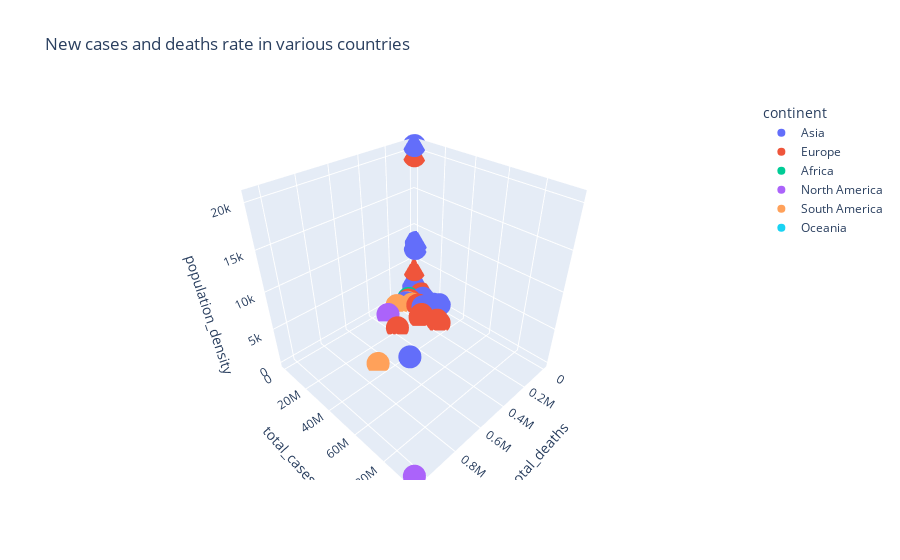

Notebook cell for this chart:
### Code cell
fig=px.scatter_3d(df_new, z= 'population_density',y= 'total_cases',x='total_deaths',color='continent',hover_name='country',title='New cases and deaths rate in various countries')
fig.show()

### Figure 1 — Plotly figure (JSON) as saved in the notebook; plotly's stock layout.template omitted (floating-point values rounded to 4 significant figures)
{"data": [{"hovertemplate": "<b>%{hovertext}</b><br><br>continent=Asia<br>total_deaths=%{x}<br>total_cases=%{y}<br>population_density=%{z}<extra></extra>", "hovertext": ["Afghanistan", "Armenia", "Azerbaijan", "Bahrain", "Bangladesh", "Bhutan", "Brunei", "Cambodia", "China", "Georgia", "Hong Kong", "India", "Indonesia", "Iran", "Iraq", "Israel", "Japan", "Jordan", "Kazakhstan", "Kuwait", "Kyrgyzstan", "Laos", "Lebanon", "Macao", "Malaysia", "Maldives", "Mongolia", "Myanmar", "Nepal", "North Korea", "Oman", "Pakistan", "Palestine", "Philippines", "Qatar", "Saudi Arabia", "Singapore", "South Korea", "Sri Lanka", "Syria", "Taiwan", "Tajikistan", "Thailand", "Timor", "Turkey", "United Arab Emirates", "Uzbekistan", "Vietnam", "Yemen"], "legendgroup": "Asia", "marker": {"color": "#636efa", "symbol": "circle"}, "mode": "markers", "name": "Asia", "scene": "scene", "showlegend": true, "type": "scatter3d", "x": [7795, 8669, 9886, 1520, 29339, 21, 225, 3056, 5226, 16900, 9891, 528355, 157892, 144301, 25348, 11681, 43765, 14116, 19048, 2563, 2991, 757, 10657, 6, 36312, 308, 2130, 19446, 12016, 6, 4628, 30607, 5707, 62549, 682, 9331, 1607, 27867, 16747, 3163, 10548, 125, 32640, 138, 101068, 2342, 1637, 43139, 2155], "y": [197240, 439302, 819518, 676094, 2017614, 61419, 224610, 137767, 981003, 1762206, 1707495, 44539046, 6408806, 7542822, 2458509, 4650286, 20693615, 1745032, 1482564, 657745, 205920, 215448, 1213769, 793, 4818890, 184966, 981963, 618898, 999241, 1, 397993, 1571894, 702768, 3920693, 441445, 815195, 1875275, 24413873, 670596, 57220, 5970438, 17786, 4673629, 23239, 16852382, 1022960, 244023, 11458449, 11932], "z": [54.42, 102.9, 119.3, 1936.0, 1265.0, 21.19, 81.35, 90.67, 147.7, 65.03, 7040.0, 450.4, 145.7, 49.83, 88.12, 402.6, 347.8, 109.3, 6.681, 232.1, 32.33, 29.71, 594.6, 20550.0, 96.25, 1454.0, 1.98, 81.72, 204.4, 211.7, 14.98, 255.6, 778.2, 351.9, 227.3, 15.32, 7916.0, 528.0, 342.0, 0, 0, 64.28, 135.1, 87.18, 104.9, 112.4, 76.13, 308.1, 53.51]}, {"hovertemplate": "<b>%{hovertext}</b><br><br>continent=Europe<br>total_deaths=%{x}<br>total_cases=%{y}<br>population_density=%{z}<extra></extra>", "hovertext": ["Albania", "Andorra", "Austria", "Belarus", "Belgium", "Bosnia and Herzegovina", "Bulgaria", "Croatia", "Cyprus", "Czechia", "Denmark", "Estonia", "Faeroe Islands", "Finland", "France", "Germany", "Gibraltar", "Greece", "Hungary", "Iceland", "Ireland", "Isle of Man", "Italy", "Jersey", "Kosovo", "Latvia", "Liechtenstein", "Lithuania", "Luxembourg", "Malta", "Moldova", "Monaco", "Montenegro", "Netherlands", "North Macedonia", "Norway", "Poland", "Portugal", "Romania", "Russia", "San Marino", "Serbia", "Slovakia", "Slovenia", "Spain", "Sweden", "Switzerland", "Ukraine", "United Kingdom", "Vatican"], "legendgroup": "Europe", "marker": {"color": "#EF553B", "symbol": "circle"}, "mode": "markers", "name": "Europe", "scene": "scene", "showlegend": true, "type": "scatter3d", "x": [3586, 155, 20677, 7118, 32625, 16108, 37676, 16840, 1178, 40956, 6993, 2661, 28, 5858, 154741, 148933, 108, 32894, 47409, 213, 7901, 116, 176578, 0, 3199, 5969, 86, 9304, 1126, 804, 11808, 63, 2779, 22713, 9521, 4038, 117351, 24951, 66919, 378234, 118, 16882, 20436, 6803, 113725, 20100, 13992, 116766, 206150, 0], "y": [331583, 46147, 5024113, 994037, 4511590, 397822, 1251669, 1224837, 582381, 4074269, 3285290, 599596, 34658, 1277473, 34922264, 32680356, 20069, 4838811, 2070443, 205284, 1660635, 38008, 22161016, 0, 271998, 913371, 19419, 1235373, 288721, 114411, 583183, 14501, 278386, 8416314, 342075, 1461513, 6244650, 5456778, 3253082, 20143127, 20552, 2333969, 2616071, 1157071, 13384876, 2578521, 4073348, 5392365, 23585304, 29], "z": [104.9, 163.8, 106.7, 46.86, 375.6, 68.5, 65.18, 73.73, 127.7, 137.2, 136.5, 31.03, 35.31, 18.14, 122.6, 237.0, 3457.0, 83.48, 108.0, 3.404, 69.87, 147.9, 205.9, 0, 168.2, 31.21, 237.0, 45.13, 231.4, 1454.0, 123.7, 19350.0, 46.28, 508.5, 82.6, 14.46, 124.0, 112.4, 85.13, 8.823, 556.7, 80.29, 113.1, 102.6, 93.11, 24.72, 214.2, 77.39, 272.9, 0]}, {"hovertemplate": "<b>%{hovertext}</b><br><br>continent=Africa<br>total_deaths=%{x}<br>total_cases=%{y}<br>population_density=%{z}<extra></extra>", "hovertext": ["Algeria", "Angola", "Benin", "Botswana", "Burkina Faso", "Burundi", "Cameroon", "Cape Verde", "Central African Republic", "Chad", "Comoros", "Congo", "Cote d'Ivoire", "Democratic Republic of Congo", "Djibouti", "Egypt", "Equatorial Guinea", "Eritrea", "Eswatini", "Ethiopia", "Gabon", "Gambia", "Ghana", "Guinea", "Guinea-Bissau", "Kenya", "Lesotho", "Liberia", "Libya", "Madagascar", "Malawi", "Mali", "Mauritania", "Mauritius", "Morocco", "Mozambique", "Namibia", "Niger", "Nigeria", "Rwanda", "Saint Helena", "Sao Tome and Principe", "Senegal", "Seychelles", "Sierra Leone", "Somalia", "South Africa", "South Sudan", "Sudan", "Tanzania", "Togo", "Tunisia", "Uganda", "Zambia", "Zimbabwe"], "legendgroup": "Africa", "marker": {"color": "#00cc96", "symbol": "circle"}, "mode": "markers", "name": "Africa", "scene": "scene", "showlegend": true, "type": "scatter3d", "x": [6879, 1917, 163, 2787, 387, 38, 1935, 410, 113, 193, 161, 386, 822, 1422, 189, 24796, 183, 103, 1422, 7572, 306, 372, 1459, 449, 175, 5675, 706, 294, 6437, 1410, 2680, 740, 994, 1024, 16277, 2222, 4077, 312, 3155, 1466, 0, 76, 1968, 169, 126, 1361, 102146, 138, 4961, 845, 284, 29243, 3628, 4017, 5598], "y": [270609, 103131, 27638, 326127, 21128, 49882, 121652, 62354, 14904, 7560, 8467, 24837, 87031, 92751, 15690, 515645, 16991, 10164, 73379, 493430, 48682, 12508, 168616, 37652, 8796, 338341, 34490, 7929, 506926, 66660, 87980, 32508, 62784, 260947, 1264779, 230219, 169253, 9931, 264933, 132486, 7, 6193, 88268, 46358, 7750, 27197, 4015880, 17823, 63275, 39253, 38741, 1145163, 169396, 333382, 256996], "z": [17.35, 23.89, 99.11, 4.044, 70.15, 423.1, 50.88, 135.6, 7.479, 11.83, 437.4, 15.4, 76.4, 35.88, 41.28, 98.0, 45.19, 44.3, 79.49, 105.0, 7.859, 207.6, 126.7, 51.76, 66.19, 87.32, 73.56, 49.13, 3.623, 43.95, 197.5, 15.2, 4.289, 623.0, 80.08, 37.73, 3.078, 16.95, 209.6, 494.9, 0, 212.8, 82.33, 208.4, 104.7, 23.5, 46.75, 0, 23.26, 64.7, 143.4, 74.23, 213.8, 23.0, 42.73]}, {"hovertemplate": "<b>%{hovertext}</b><br><br>continent=North America<br>total_deaths=%{x}<br>total_cases=%{y}<br>population_density=%{z}<extra></extra>", "hovertext": ["Anguilla", "Antigua and Barbuda", "Aruba", "Bahamas", "Barbados", "Belize", "Bermuda", "Bonaire Sint Eustatius and Saba", "British Virgin Islands", "Canada", "Cayman Islands", "Costa Rica", "Cuba", "Curacao", "Dominica", "Dominican Republic", "El Salvador", "Greenland", "Grenada", "Guatemala", "Haiti", "Honduras", "Jamaica", "Mexico", "Montserrat", "Nicaragua", "Panama", "Saint Kitts and Nevis", "Saint Lucia", "Saint Pierre and Miquelon", "Saint Vincent and the Grenadines", "Trinidad and Tobago", "Turks and Caicos Islands", "United States"], "legendgroup": "North America", "marker": {"color": "#ab63fa", "symbol": "circle"}, "mode": "markers", "name": "North America", "scene": "scene", "showlegend": true, "type": "scatter3d", "x": [12, 145, 228, 833, 559, 680, 148, 38, 64, 45011, 31, 8913, 8530, 287, 68, 4384, 4228, 21, 236, 19714, 857, 10992, 3294, 329895, 8, 244, 8487, 46, 393, 1, 116, 4191, 36, 1053419], "y": [3856, 9008, 42970, 37187, 102193, 68704, 18077, 11306, 7305, 4245082, 30545, 1105792, 1111031, 45345, 14852, 644016, 201785, 11971, 19473, 1114951, 33721, 455836, 151269, 7069764, 1326, 14990, 984234, 6541, 28959, 3166, 9446, 182247, 6380, 95658236], "z": [0, 231.8, 584.8, 39.5, 664.5, 16.43, 1309.0, 0, 208.0, 4.037, 256.5, 96.08, 110.4, 362.6, 98.57, 222.9, 307.8, 0.137, 317.1, 157.8, 398.4, 82.81, 266.9, 66.44, 0, 51.67, 55.13, 212.9, 293.2, 0, 281.8, 266.9, 37.31, 35.61]}, {"hovertemplate": "<b>%{hovertext}</b><br><br>continent=South America<br>total_deaths=%{x}<br>total_cases=%{y}<br>population_density=%{z}<extra></extra>", "hovertext": ["Argentina", "Bolivia", "Brazil", "Chile", "Colombia", "Ecuador", "Falkland Islands", "Guyana", "Paraguay", "Peru", "Suriname", "Uruguay", "Venezuela"], "legendgroup": "South America", "marker": {"color": "#FFA15A", "symbol": "circle"}, "mode": "markers", "name": "South America", "scene": "scene", "showlegend": true, "type": "scatter3d", "x": [129855, 22228, 685203, 60822, 141746, 35885, 0, 1281, 19564, 216309, 1384, 7462, 5811], "y": [9703938, 1107139, 34568833, 4568495, 6305562, 1000214, 1886, 71256, 716009, 4132687, 81078, 982846, 544210], "z": [16.18, 10.2, 25.04, 24.28, 44.22, 66.94, 0, 3.952, 17.14, 25.13, 3.612, 19.75, 36.25]}, {"hovertemplate": "<b>%{hovertext}</b><br><br>continent=Oceania<br>total_deaths=%{x}<br>total_cases=%{y}<br>population_density=%{z}<extra></extra>", "hovertext": ["Australia", "Cook Islands", "Fiji", "French Polynesia", "Kiribati", "Marshall Islands", "Micronesia (country)", "Nauru", "New Caledonia", "New Zealand", "Palau", "Papua New Guinea", "Samoa", "Solomon Islands", "Tonga", "Tuvalu", "Vanuatu", "Wallis and Futuna"], "legendgroup": "Oceania", "marker": {"color": "#19d3f3", "symbol": "circle"}, "mode": "markers", "name": "Oceania", "scene": "scene", "showlegend": true, "type": "scatter3d", "x": [14763, 1, 878, 649, 13, 17, 30, 1, 314, 1962, 6, 664, 29, 153, 12, 0, 14, 7], "y": [10159613, 6389, 68223, 76578, 3430, 15213, 10010, 4611, 74222, 1762204, 5445, 44931, 15889, 21544, 16182, 20, 11937, 761], "z": [3.202, 0, 49.56, 77.32, 143.7, 295.1, 150.8, 682.5, 15.34, 18.21, 47.24, 18.22, 69.41, 21.84, 150.0, 373.1, 22.66, 0]}], "layout": {"legend": {"title": {"text": "continent"}, "tracegroupgap": 0}, "scene": {"domain": {"x": [0, 1], "y": [0, 1]}, "xaxis": {"title": {"text": "total_deaths"}}, "yaxis": {"title": {"text": "total_cases"}}, "zaxis": {"title": {"text": "population_density"}}}, "title": {"text": "New cases and deaths rate in various countries"}}}
